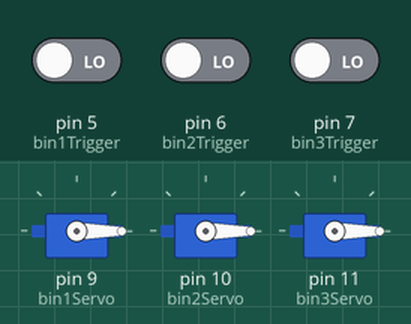
A sketch run on a simulated Arduino Uno, built with avr-gcc and run on an emulated ATmega328P. Parts: 3 × servo. Inputs (shaded band) come from the test bench; at power-on: pin 5 (bin1Trigger) LOW, pin 6 (bin2Trigger) LOW, pin 7 (bin3Trigger) LOW.

Above: at 2.2 s.
2.3 s: pin 5 (bin1Trigger) driven HIGH
At 3.1 s:
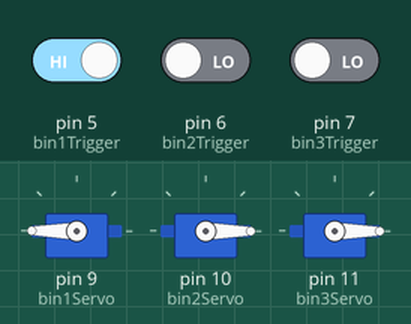
3.8 s: pin 5 (bin1Trigger) driven LOW
At 6.5 s:
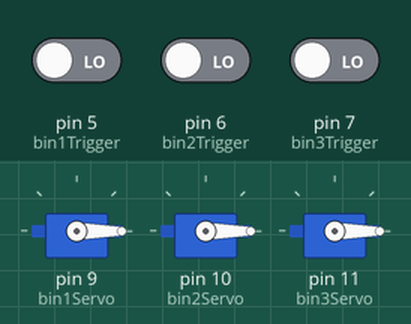
6.8 s: pin 6 (bin2Trigger) driven HIGH
At 7.7 s:
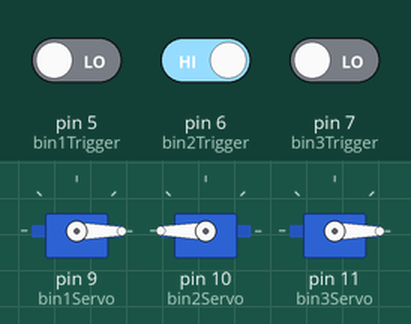
8.3 s: pin 6 (bin2Trigger) driven LOW
At 11.0 s:
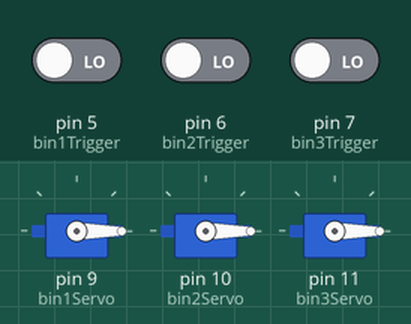
11.3 s: pin 7 (bin3Trigger) driven HIGH
At 12.4 s:
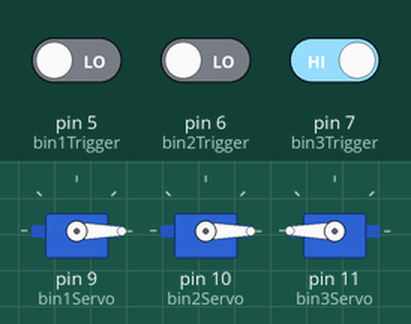
Timing chart, 0 to 13.8 s (numbered marks = the images above; inputs shaded):
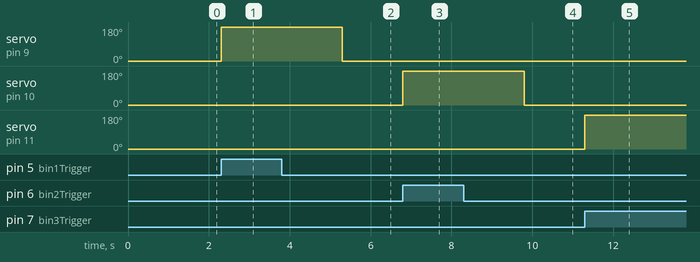

The sketch:

selective_dispense.ino
```cpp
#include <Servo.h>


Servo bin1Servo;
Servo bin2Servo;
Servo bin3Servo;

int binClose = 0;
int binOpen = 180;

int dispenseDelay = 3000;

int bin1Trigger = 5;
int bin2Trigger = 6;
int bin3Trigger = 7;


void setup() {
    //pinMode(LED_BUILTIN, OUTPUT);

    bin1Servo.attach(9);  // attaches the servo on pin 9 to the servo object
    bin2Servo.attach(10);
    bin3Servo.attach(11);

    bin1Servo.write(binClose);
    bin2Servo.write(binClose);
    bin3Servo.write(binClose);

    pinMode(bin1Trigger, INPUT);
    pinMode(bin2Trigger, INPUT);
    pinMode(bin2Trigger, INPUT);


    delay(1000); //pause on starting up in case power isn't applied perfectly evenly.
}

void loop() {
  if (digitalRead(bin1Trigger) == HIGH){
    bin1Servo.write(binOpen);
    delay(dispenseDelay);
    bin1Servo.write(binClose);
  } else if (digitalRead(bin2Trigger) == HIGH) {
    bin2Servo.write(binOpen);
    delay(dispenseDelay);
    bin2Servo.write(binClose);
  } else if (digitalRead(bin3Trigger) == HIGH){
    bin3Servo.write(binOpen);
    delay(dispenseDelay);
    bin3Servo.write(binClose);
  }
}
```

Measured:
- after the input at 2.3 s, servo on pin 9 (bin1Servo): 0° → 180° at once
- after the input at 3.8 s, servo on pin 9 (bin1Servo): 180° → 0° after 1.5 s
- after the input at 6.8 s, servo on pin 10 (bin2Servo): 0° → 180° at once
- after the input at 8.3 s, servo on pin 10 (bin2Servo): 180° → 0° after 1.5 s
- after the input at 11.3 s, servo on pin 11 (bin3Servo): 0° → 180° at once
